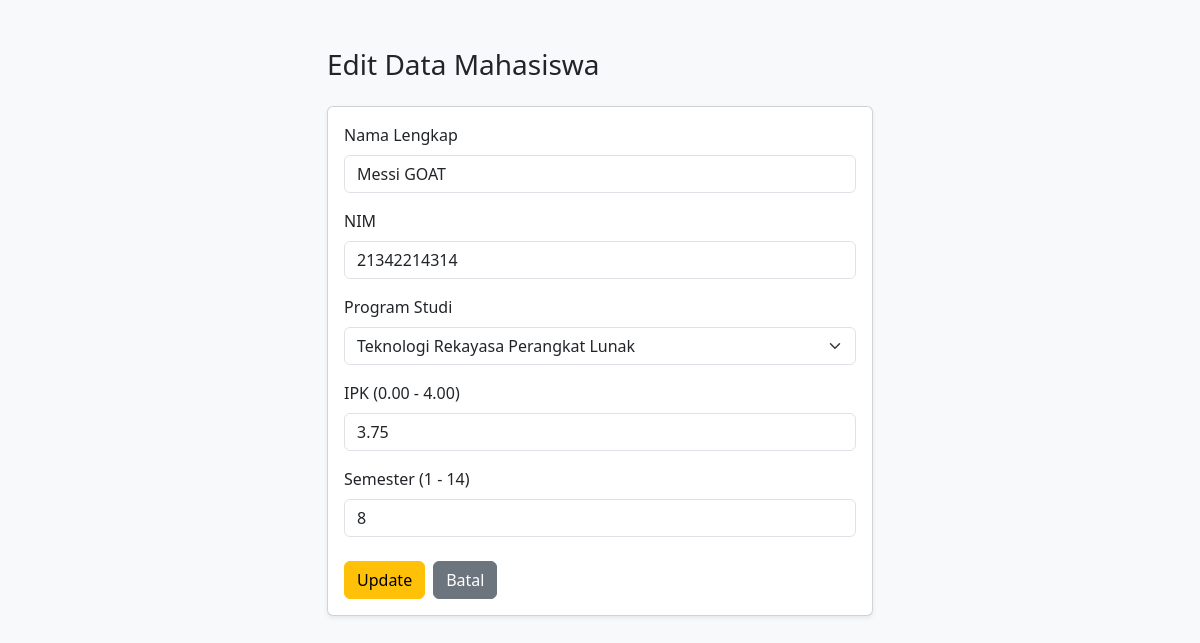
/crud_mahasiswa/update.php?id=7, run on the app's committed database.
### tables this page shows
CREATE TABLE `mahasiswa` (
  `id` int(11) NOT NULL,
  `nama` varchar(100) NOT NULL,
  `nim` varchar(20) NOT NULL,
  `prodi` varchar(50) NOT NULL,
  `ipk` decimal(3,2) NOT NULL,
  `semester` int(2) NOT NULL,
  `created_at` timestamp NOT NULL DEFAULT current_timestamp()
);

### crud_mahasiswa/update.php (the view, shortened to what this page needs)
<?php
require_once 'koneksi.php';
$id = (int) $_GET['id'];
$stmt = $koneksi->prepare("SELECT * FROM mahasiswa WHERE id = ?");
$stmt->bind_param("i", $id);
$stmt->execute();
$result = $stmt->get_result();
$mahasiswa = $result->fetch_assoc();
?>
<!DOCTYPE html>
<html lang="id">
<head>
    <link href="https://cdn.jsdelivr.net/npm/bootstrap@5.3.3/dist/css/bootstrap.min.css" rel="stylesheet">
</head>
<body class="bg-light">
    <div class="container my-5">
        <div class="row justify-content-center">
            <div class="col-md-7 col-lg-6">
                <h1 class="h3 mb-4">Edit Data Mahasiswa</h1>
                <div class="card shadow-sm">
                    <div class="card-body">
                        <form method="POST" action="update.php?id=<?= $mahasiswa['id'] ?>">
                            <div class="mb-3">
                                <label class="form-label">Nama Lengkap</label>
                                <input type="text" name="nama" class="form-control"
                                       value="<?= htmlspecialchars($mahasiswa['nama']) ?>" required>
                            </div>
                            <div class="mb-3">
                                <label class="form-label">NIM</label>
                                <input type="text" name="nim" class="form-control"
                                       value="<?= htmlspecialchars($mahasiswa['nim']) ?>" required>
                            </div>
                            <div class="mb-3">
                                <label class="form-label">Program Studi</label>
                                <select name="prodi" class="form-select" required>
                                    <?php
                                    $list_prodi = ['Teknologi Rekayasa Perangkat Lunak', 'Teknologi Rekayasa Internet', 'Teknik Elektro', 'Manajemen', 'Akuntansi'];
                                    foreach ($list_prodi as $p):
                                        $selected = ($mahasiswa['prodi'] === $p) ? 'selected' : '';
                                    ?>
                                        <option value="<?= $p ?>" <?= $selected ?>><?= $p ?></option>
                                    <?php endforeach; ?>
                                </select>
                            </div>
                            <div class="mb-3">
                                <label class="form-label">IPK (0.00 - 4.00)</label>
                                <input type="number" name="ipk" step="0.01" min="0" max="4" class="form-control"
                                       value="<?= $mahasiswa['ipk'] ?>" required>
                            </div>
                            <div class="mb-3">
                                <label class="form-label">Semester (1 - 14)</label>
                                <input type="number" name="semester" min="1" max="14" class="form-control"
                                       value="<?= $mahasiswa['semester'] ?>" required>
                            </div>
                            <div class="d-flex gap-2 mt-4">
                                <button type="submit" class="btn btn-warning">Update</button>
                                <a href="index.php" class="btn btn-secondary">Batal</a>
                            </div>
                        </form>
                    </div>
                </div>
            </div>
        </div>
    </div>
</body>
</html>

### data on the page
mahasiswa: nama "Messi GOAT", nim "21342214314", ipk "3.75", semester "8"

### other printed values
form field prodi "Teknologi Rekayasa Perangkat Lunak"
